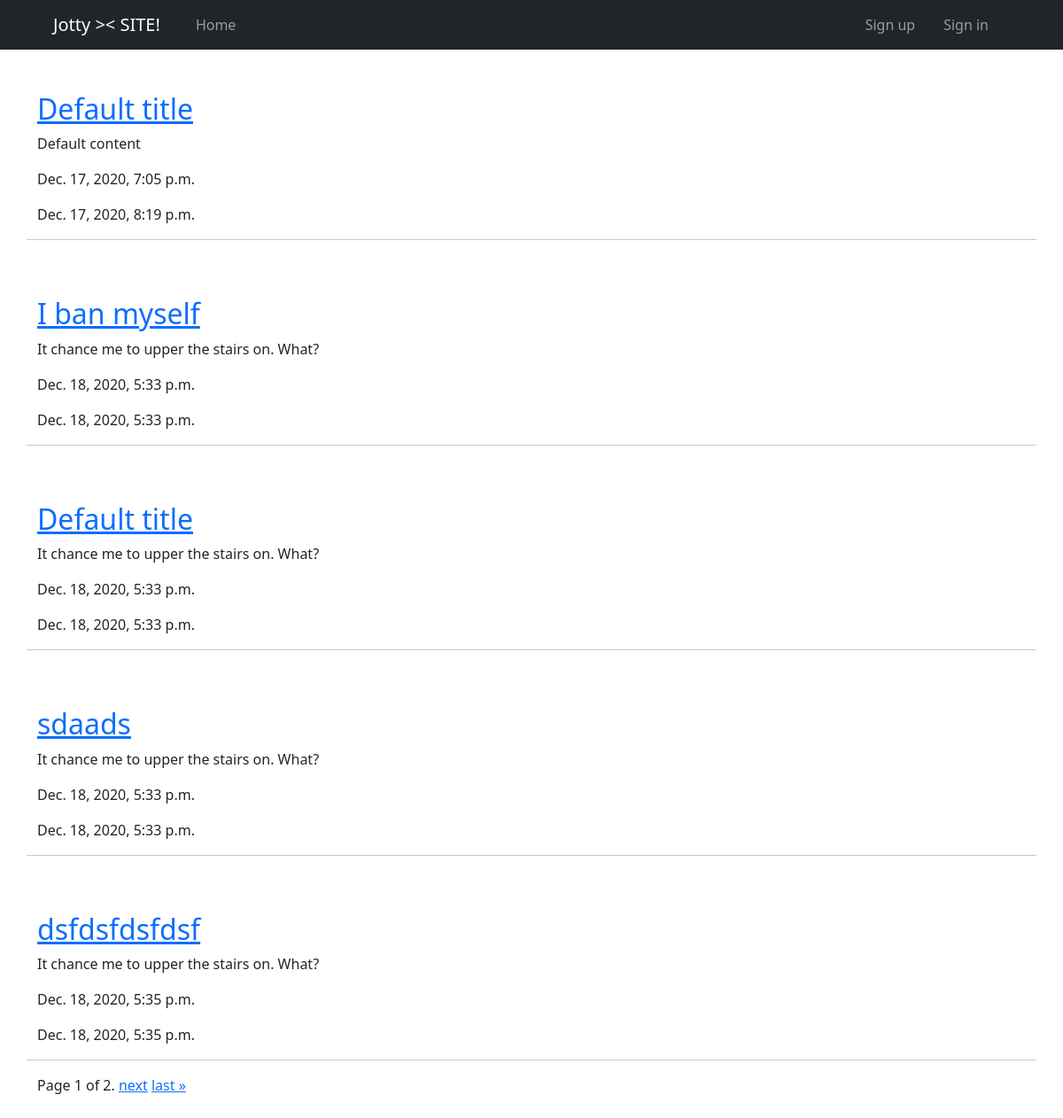
/all/, run on an earlier commit of the app's database.
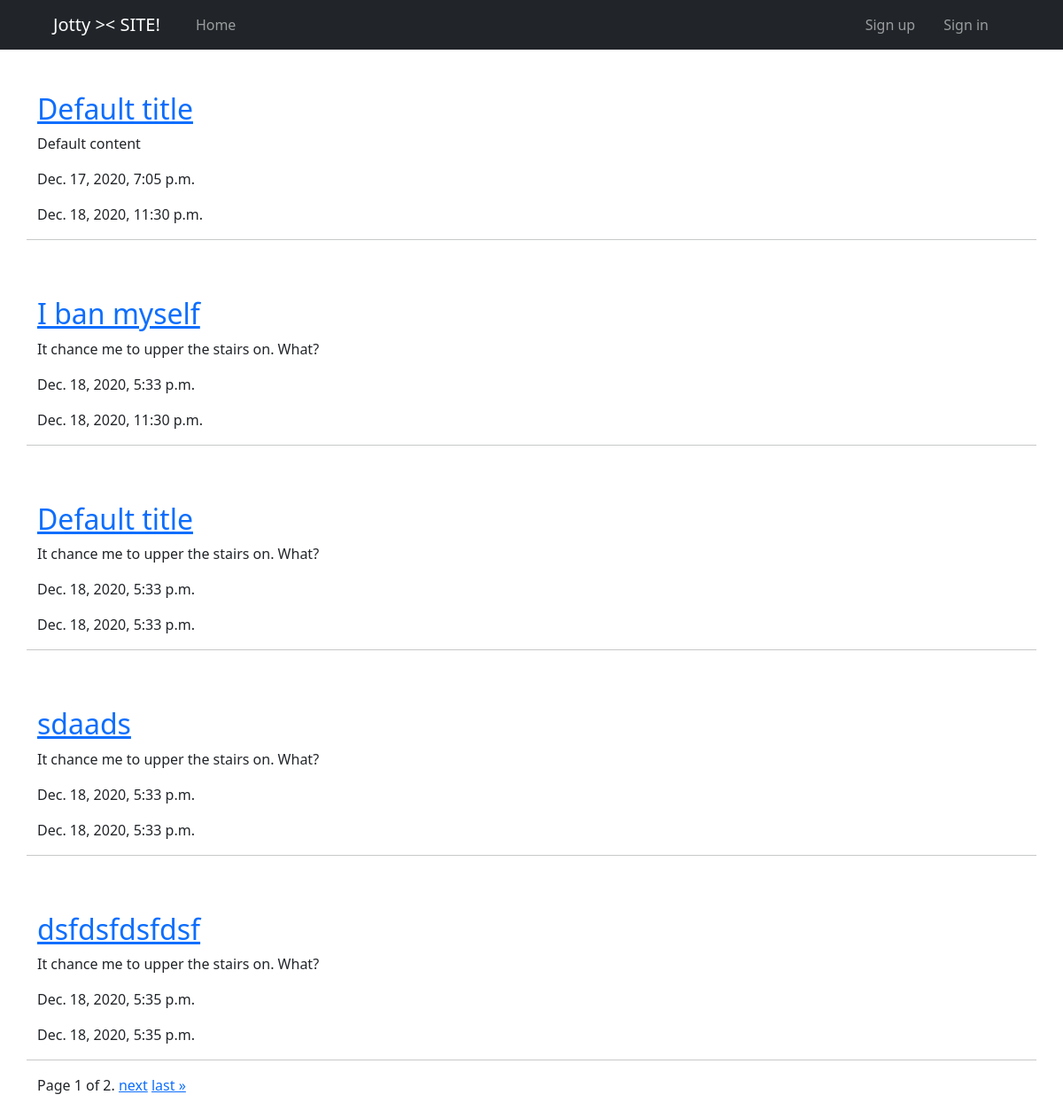
And on a later commit of the database.
### blog/models.py (models this page shows, shortened)
class Post(models.Model):
    title = models.CharField(
        max_length=255, default="Default title"
    )
    content = models.TextField(default="Default content")
    created_at = models.DateTimeField(auto_now_add=True)
    updated_at = models.DateTimeField(auto_now=True)
    views = models.IntegerField(default=0)
    is_published = models.BooleanField(default=False)
    author = models.ForeignKey(
        User,
        on_delete=models.SET_NULL,
        unique=False,
        null=True,
        default=None
    )
    class Meta:
        verbose_name = "Пост"
        verbose_name_plural = "Посты"
    def get_absolute_url(self):
        return f"/{self.id}"

### blog/views.py (the view)
# urls.py: path('all/', ListPost.as_view(), name="list"),
class ListPost(ListView):
    paginate_by = 5
    template_name = "blog/list.html"
    model = Post
    def get_queryset(self):
        return super(ListPost, self).get_queryset().filter(is_published=True)

### templates/blog/list.html (shortened to what this page needs)
{% extends 'base.html' %}
{% block content %}
    <div class="container">
        {% for post in object_list %}
        <div class="row mt-5">
            <h2><a href="{{ post.get_absolute_url }}">{{ post.title }}</a></h2>
            <p>{{ post.content }}</p>
            <p>{{ post.created_at }}</p>
            <p>{{ post.updated_at }}</p>
            <hr>
        </div>
        {% endfor %}
        <div class="pagination" style="margin-bottom:25px">
            <span class="step-links">
                <span class="current">
                    Page {{ page_obj.number }} of {{ page_obj.paginator.num_pages }}.
                </span>
                {% if page_obj.has_next %}
                    <a href="?page={{ page_obj.next_page_number }}">next</a>
                    <a href="?page={{ page_obj.paginator.num_pages }}">last &raquo;</a>
                {% endif %}
            </span>
        </div>
    </div>
{% endblock %}

What changed in the data, as far as the page shows it:
changed Post "Default content": updated_at "Dec. 17, 2020, 8:19 p.m." → "Dec. 18, 2020, 11:30 p.m."
changed Post "I ban myself": updated_at "Dec. 18, 2020, 5:33 p.m." → "Dec. 18, 2020, 11:30 p.m."
